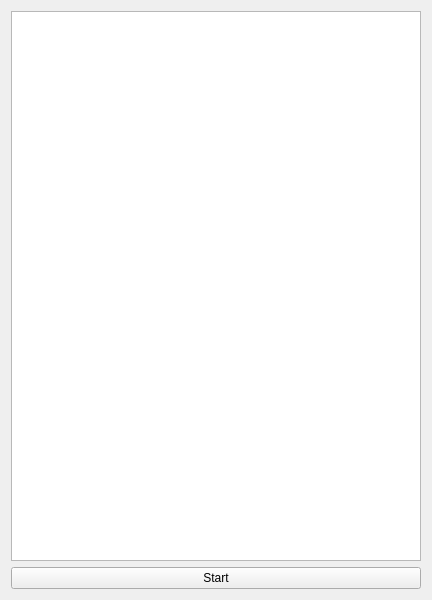
<?xml version="1.0" encoding="UTF-8"?>
<ui version="4.0">
 <class>Widget</class>
 <widget class="QWidget" name="Widget">
  <property name="geometry">
   <rect>
    <x>0</x>
    <y>0</y>
    <width>432</width>
    <height>600</height>
   </rect>
  </property>
  <property name="windowTitle">
   <string>FlappyBird</string>
  </property>
  <layout class="QVBoxLayout" name="verticalLayout">
   <item>
    <widget class="QGraphicsView" name="graphicsView">
     <property name="verticalScrollBarPolicy">
      <enum>Qt::ScrollBarAlwaysOff</enum>
     </property>
     <property name="horizontalScrollBarPolicy">
      <enum>Qt::ScrollBarAlwaysOff</enum>
     </property>
    </widget>
   </item>
   <item>
    <widget class="QPushButton" name="pb_start">
     <property name="text">
      <string>Start</string>
     </property>
    </widget>
   </item>
  </layout>
 </widget>
 <resources/>
 <connections/>
</ui>
